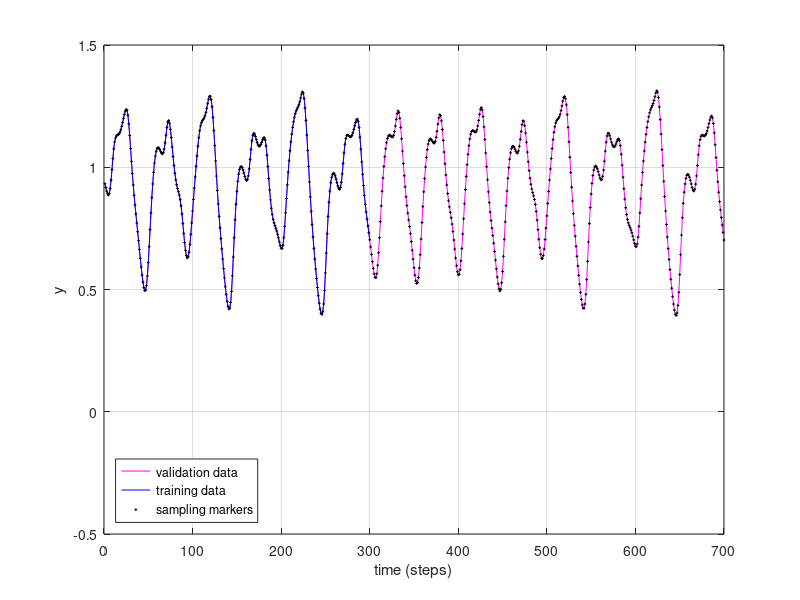

Recreate this plot in MATLAB. (Note: this script raises an error after producing the figure.)
close all, clear all, clc, format compact

N = 700;
Nu = 300;

b = 0.1;
c = 0.2;
tau = 17;

y = [ ...
0.9697 0.9699 0.9794 1.0003 1.0319 1.0703 1.1076 ... 
1.1352 1.1485 1.1482 1.1383 1.1234 1.1072 1.0928 ...
1.0820 1.0756 1.0739 1.0759 ...
]';

for n = 18:N + 99
	y(n + 1) = y(n) - b*y(n) + c*y(n - tau)/(1 + y(n - tau).^10);
end

y(1:100) = [];

plot(y, 'm-')
grid on
hold on
plot(y(1:Nu), 'b')
plot(y, '+k', 'markersize', 2)
legend('validation data', 'training data', 'sampling markers', ...
'location', 'southwest')
xlabel('time (steps)')
ylabel('y')
ylim([-0.5 1.5])
set(gcf, 'position', [1 60 800 400])

yt = con2seq(y(1 : Nu)');
yv = con2seq(y(Nu + 1 : end)');

inputDelays = 1:6:19;
hiddenSizes = [6 3];

net = narnet(inputDelays, hiddenSizes);

[Xs, Xi, Ai, Ts] = preparets(net, {}, {}, yt);

net = train(net, Xs, Ts, Xi, Ai);
view(net);

net = closeloop(net);
view(net);

yini = yt(end - max(inputDelays) + 1 : end);
[Xs, Xi, Ai] = preparets(net, {}, {}, [yini yv]);

predict = net(Xs, Xi, Ai);

Yv = cell2mat(yv);
Yp = cell2mat(predict);

e = Yv - Yp;

figure(1)
plot(Nu + 1 : N, Yp, 'r')
plot(Nu + 1 : N, e, 'g')
legend('validation data', 'training data', 'sampling markers', ...
'prediction', 'error', 'location', 'southwest')
